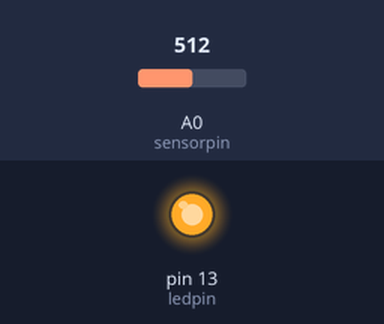
Simulated run of this sketch. Board: Arduino Uno, built with avr-gcc and run on an emulated ATmega328P. On the bench: output pins drawn as LEDs (lit = HIGH). The inputs (shaded band) are chosen by the test bench; at power-on: A0 (sensorpin) = 512.

Above: at 0.1 s.
Timing chart, 0 to 1.6 s (numbered marks = the images above):
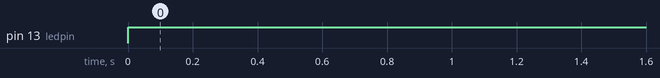

Measured:
- by itself, pin 13 (ledpin): LOW → HIGH at 0.00 s

The sketch:

Calibration.ino
```cpp
const int ledpin = 13;
const int sensorpin = A0;

int sensorvalue;
int maxsensorvalue = 1023;
int minsensorvalue = 0;

void setup() {
  sensorvalue = analogRead(sensorpin);
  if(sensorvalue > maxsensorvalue) {
    maxsensorvalue = sensorvalue;
  }
  else if (minsensorvalue > sensorvalue) {
    minsensorvalue = sensorvalue;
  }
}

void loop() {
  sensorvalue = analogRead(sensorpin);
  sensorvalue = constrain(sensorvalue, minsensorvalue, maxsensorvalue);
  sensorvalue = map(sensorvalue, minsensorvalue, 0, maxsensorvalue, 255);
  analogWrite(ledpin, sensorvalue);
}
```
